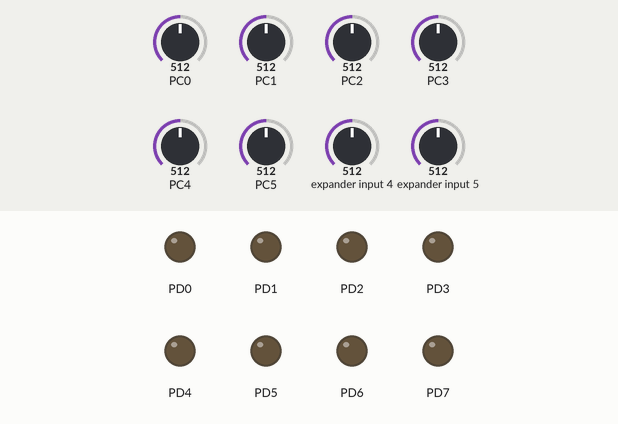
Recording of a program running on a simulated ATmega328P, built with avr-gcc and emulated at 16 MHz. Parts: output pins drawn as LEDs (lit = HIGH). The inputs (shaded band) are chosen by the test bench; at power-on: PC0 = 512, PC1 = 512, PC2 = 512, PC3 = 512, PC4 = 512, PC5 = 512, expander input 4 = 512, expander input 5 = 512.

Above: at 0.2 s.
Timing chart, 0 to 1.7 s (numbered marks = the images above):
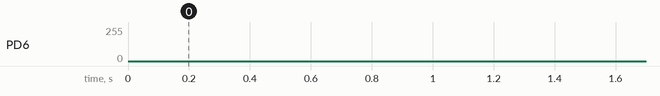

The program:

LaserHarp.c
```c
// Author: Josh Hansen
// Pre-programmed Music by Brain Felderman
// Date: Oct 2015
// Description: PKI Laser Harp Project
// Uses variable PWM frequency to play an 8-bit piano note waveform

#define F_CPU 16000000 // 16 MHz clock freq

#include <util/delay.h>
#include <avr/io.h>
#include <avr/pgmspace.h>
#include <avr/interrupt.h>
#include "LaserHarp.h"
#include "music.h"

//---------------GLOBAL VARIABLES---------------//
volatile unsigned int waveformCounterNote1 = 0; // used for waveform array index

// Change this array to change the notes the harp plays.
// The letter is the note, the number the octave and s indicates sharp
// See the header file for a define list of all the possible notes
const uint16_t noteArray1[8] = {A3,B3,C4,D4,E4,F4,G4,A4};
volatile uint8_t playEnabled = TRUE; // state variable to ensure note does not play more than once per beam break

void initBoard() {
	DDRC = 0; // ADC port input
	ADCSRA |= (1<<ADEN) | (1<<ADPS1) | (1<<ADPS0); // ADC Enable, ADC prescaler /8

	DDRD = 0xFF; // set port D pins as output
	PORTD = 0; // initialize port D pins to 0
	OCR0A = 0;
	TCCR0A |= (1<<WGM00) | (1<<WGM01) | (1<<COM0A1) | (1<<COM0A0); // set up Timer0 for PWM
	TCCR0B |= (1<<CS00); // Enable Timer0 with prescaler of 1

	OCR1A = 0;
	TCCR1B|=(1<<WGM12); // Timer1 in CTC mode
	TIMSK1|=(1<<OCIE1A); // Enable Timer1, CTC Compare A interrupt
	TCCR1B|=(1<<CS10); // Enable Timer1 with prescaler of F_CPU/1

}

ISR(TIMER1_COMPA_vect) { // Timer 1 Compare A Interrupt Handler
	if(playEnabled == TRUE) { // if we should play the note
		OCR0A = pgm_read_word(&(pianoWaveform[waveformCounterNote1++])); // put the next value of the waveform out to PWM pin
	}

	if(waveformCounterNote1 >= 4000) { // if we have played the entire note 10000
		waveformCounterNote1 = 0; // reset the waveform array index
		playEnabled = FALSE; // disable playing the note again
	}
}

void playNote(uint16_t note) {
	playEnabled = TRUE; // reset state variable
	waveformCounterNote1 = 0; // reset waveform array index
	OCR1A = note; // adjust PWM freq to required note
}

void playNote1(uint8_t note) {
	playEnabled = TRUE; // reset state variable
	waveformCounterNote1 = 0; // reset waveform array index
	OCR1A = noteArray1[note]; // adjust PWM freq to required note
}

int main(void) {
	initBoard();
	uint8_t adcLow = 0; // declare and initialize low byte of ADC value
	uint8_t adcHigh = 0; // declare and initialize high byte of ADC value
	uint16_t adcRaw = 0; // declare and initialize 16-bit variable for ADC value
	static uint8_t loopCounter = 0; // loop counter used to check all eight lasers
	static uint8_t noteLocked[8] = {FALSE,FALSE,FALSE,FALSE,FALSE,FALSE,FALSE,FALSE}; // array of state variables to ensure note plays through once without restarting
	sei(); // enable global interrupts
	// Any music/note playing must be done after global interrupts have been enabled
	playStarWars();

    while(1) {
		ADMUX = (loopCounter & 0x0F); // select ADC channel
		ADCSRA |= (1<<ADSC); // start ADC conversion
		while((ADCSRA & (1<<ADIF))==0); // wait for ADC conversion
		adcLow = ADCL; // get ADC low value
		adcHigh = ADCH; // get ADC high value
		adcRaw = ((adcHigh << 8) | (adcLow));// combine ADC value

		if((adcRaw < THRESH) && (noteLocked[loopCounter] == FALSE)) { // if the ADC reading is below threshold value (beam is broken) and the note isn't locked
			playNote1(loopCounter); // play the note corresponding to the beam that was broken
			noteLocked[loopCounter] = TRUE;	// lock the note so it doesn't restart immediately
		}
		else if(adcRaw >= THRESH) { // if the beam is not broken then we should unlock the note
			noteLocked[loopCounter] = FALSE; // unlock the note
		}

		loopCounter++; // increase the counter to test next beam
		if(loopCounter >= 8) { // we only have 8 lasers/notes so reset the counter
			loopCounter = 0; // reset the counter
		}
	}
}
```

LaserHarp.h
```c
/*
Josh Hansen
PKI Laser Harp Project
Oct 2015

 Note		Frequency(Hz)
 ------------------------
 C0			16.35
 C#0/Db0	17.32
 D0			18.35
 D#0/Eb0 	19.45
 E0			20.60
 F0			21.83
 F#0/Gb0 	23.12
 G0			24.50
 G#0/Ab0 	25.96
 A0			27.50
 A#0/Bb0 	29.14
 B0			30.87
 C1			32.70
 C#1/Db1 	34.65
 D1			36.71
 D#1/Eb1 	38.89
 E1			41.20
 F1			43.65
 F#1/Gb1 	46.25
 G1			49.00
 G#1/Ab1 	51.91
 A1			55.00
 A#1/Bb1 	58.27
 B1			61.74
 C2			65.41
 C#2/Db2 	69.30
 D2			73.42
 D#2/Eb2 	77.78
 E2			82.41
 F2			87.31
 F#2/Gb2 	92.50
 G2			98.00
 G#2/Ab2 	103.83
 A2			110.00
 A#2/Bb2 	116.54
 B2			123.47
 C3			130.81
 C#3/Db3 	138.59
 D3			146.83
 D#3/Eb3 	155.56
 E3			164.81
 F3			174.61
 F#3/Gb3 	185.00
 G3			196.00
 G#3/Ab3 	207.65
 A3			220.00
 A#3/Bb3 	233.08
 B3			246.94
 C4			261.63
 C#4/Db4 	277.18
 D4			293.66
 D#4/Eb4 	311.13
 E4			329.63
 F4			349.23
 F#4/Gb4 	369.99
 G4			392.00
 G#4/Ab4 	415.30
 A4			440.00
 A#4/Bb4 	466.16
 B4			493.88
 C5			523.25
 C#5/Db5 	554.37
 D5			587.33
 D#5/Eb5 	622.25
 E5			659.25
 F5			698.46
 F#5/Gb5 	739.99
 G5			783.99
 G#5/Ab5 	830.61
 A5			880.00
 A#5/Bb5 	932.33
 B5			987.77
 C6			1046.50
 C#6/Db6 	1108.73
 D6			1174.66
 D#6/Eb6 	1244.51
 E6			1318.51
 F6			1396.91
 F#6/Gb6 	1479.98
 G6			1567.98
 G#6/Ab6 	1661.22
 A6			1760.00
 A#6/Bb6 	1864.66
 B6			1975.53
 C7			2093.00
 C#7/Db7 	2217.46
 D7			2349.32
 D#7/Eb7 	2489.02
 E7			2637.02
 F7			2793.83
 F#7/Gb7 	2959.96
 G7			3135.96
 G#7/Ab7 	3322.44
 A7			3520.00
 A#7/Bb7 	3729.31
 B7			3951.07
 C8			4186.01
 C#8/Db8 	4434.92
 D8			4698.63
 D#8/Eb8 	4978.03
 E8			5274.04
 F8			5587.65
 F#8/Gb8 	5919.91
 G8			6271.93
 G#8/Ab8 	6644.88
 A8			7040.00
 A#8/Bb8 	7458.62
 B8			7902.13
 */

#ifndef LASERHARP_H_
#define LASERHARP_H_

#include <avr/pgmspace.h>

#define TRUE 1
#define FALSE 0
#define THRESH 900 // adjust as needed (between 0 and 1023)

// OCR1A = 16MHz / (33.6*Freq)
//S indicates sharp
#define	C0 29125
#define	Cs0 27494
#define	D0 25950
#define	Ds0 24483
#define	E0 23116
#define	F0 21814
#define	Fs0 20596
#define	G0 19436
#define	Gs0 18343
#define	A0 17316
#define	As0 16341
#define	B0 15426
#define	C1 14562
#define	Cs1 13743
#define	D1 12972
#define	Ds1 12245
#define	E1 11558
#define	F1 10909
#define	Fs1 10296
#define	G1 9718
#define	Gs1 9173
#define	A1 8658
#define	As1 8172
#define	B1 7713
#define	C2 7280
#define	Cs2 6871
#define	D2	6486
#define	Ds2	6122
#define	E2	5778
#define	F2	5454
#define	Fs2	5148
#define	G2	4859
#define	Gs2	4586
#define	A2	4329
#define	As2	4086
#define	B2	3857
#define	C3	3640
#define	CS3	3436
#define	D3	3243
#define	Ds3	3061
#define	E3	2889
#define	F3	2727
#define	Fs3	2574
#define	G3	2430
#define	Gs3	2293
#define	A3	2165
#define	As3	2043
#define	B3	1928
#define	C4	1820
#define	Cs4	1718
#define	D4	1622
#define	Ds4	1531
#define	E4	1445
#define	F4	1364
#define	Fs4	1287
#define	G4	1215
#define	Gs4	1147
#define	A4	1082
#define	As4	1022
#define	B4	964
#define	C5	910
#define	Cs5	859
#define	D5	811
#define	Ds5	765
#define	E5	722
#define	F5	682
#define	Fs5	644
#define	G5	607
#define	Gs5	573
#define	A5	541
#define	As5	511
#define	B5	482
#define	C6	455
#define	Cs6	429
#define	D6	405
#define	Ds6	383
#define	E6	361
#define	F6	341
#define	Fs6	322
#define	G6	304
#define	Gs6	287
#define	A6	271
#define	As6	255
#define	B6	241
#define	C7	228
#define	Cs7 215
#define D7 203
#define Ds7 191
#define E7 181
#define F7 170
#define Fs7 161
#define G7 152
#define Gs7 143
#define A7 135
#define As7 128
#define B7 121
#define C8 114
#define Cs8 107
#define D8 101
#define Ds8 96
#define E8 90
#define F8 85
#define Fs8 80
#define G8 76
#define Gs8 72
#define A8 68
#define As8 64
#define B8 60

//---------------FUNCTION PROTOTYPES-------------//
void playNote1(uint8_t note);
void playNote(uint16_t note);
void initBoard();

// C4 8-bit Piano waveform (takes 10k of program mem)
extern const uint8_t pianoWaveform[10000] PROGMEM;

#endif /* LASERHARP_H_ */
```

music.h
```c
// Author: Josh Hansen
// Pre-programmed Music by Brain Felderman
// Date: Oct 2015

#ifndef MUSIC_H_
#define MUSIC_H_

#include <avr/io.h>

void play32Note(uint16_t note);
void playQNote(uint16_t note);
void playENote(uint16_t note);
void playEdotNote(uint16_t note);
void playHNote(uint16_t note);
void play16Note(uint16_t note);

void playStarWars();
void playBumbleBee();


#endif 
```

Source omitted: music.c (data table, 43444 bytes)
